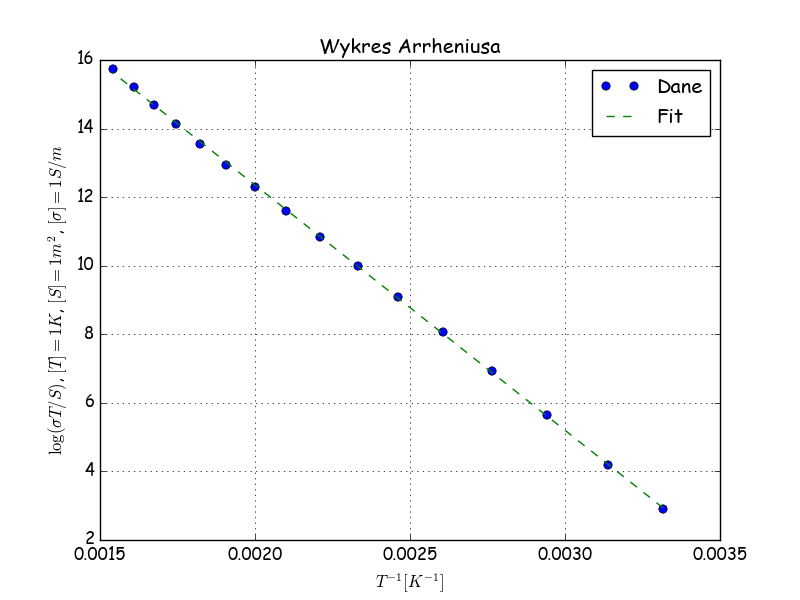

The script that saved this image:
import numpy as np
import matplotlib
import matplotlib.pyplot as plt
import scipy.optimize
matplotlib.rc('font', family='Comic Sans MS') #some men just want to watch the world cooooomiiiic saaaaaanssssss

k = 1.38064852e-23
e = 1.60217662e-19
data = np.loadtxt("zad2_is_3_readable.txt")
Kelvin = 273.15
L=grubosc = 1.04e-3
S=powierzchnia = 18.9e-6
print(L/S)

T, R = temperatureC, resistanceOhm = data[:,0], data[:,1]
T+=Kelvin
G=1/R
conductivity = G*L/S

def linear_curve(x, a, b):
    return a*x+b
x = 1/T
y = np.log(conductivity*T/S)
coefficients, covs = scipy.optimize.curve_fit(linear_curve, x, y)
print(coefficients)
Eg=-coefficients[0]*k
print(Eg/e)
a, b = coefficients
sigma_zero = np.exp(b)
T_zero = Kelvin+25
conductivity_zero = sigma_zero/T_zero*np.exp(-Eg/k/T_zero)
print(conductivity_zero)
print(conductivity[0])

plt.title('Wykres Arrheniusa')
plt.plot(x,y, 'bo', label="Dane")
plt.plot(x,coefficients[1]+coefficients[0]*x, 'g--', label="Fit")
plt.xlabel(r'$T^{-1} [K^{-1}]$')
plt.ylabel(r'$\log{(\sigma T/S)}$, $[T] = 1K$, $[S] = 1m^2$, $[\sigma] = 1 S/m$')
plt.legend()
plt.grid()
plt.savefig('z2.png')
plt.show()
